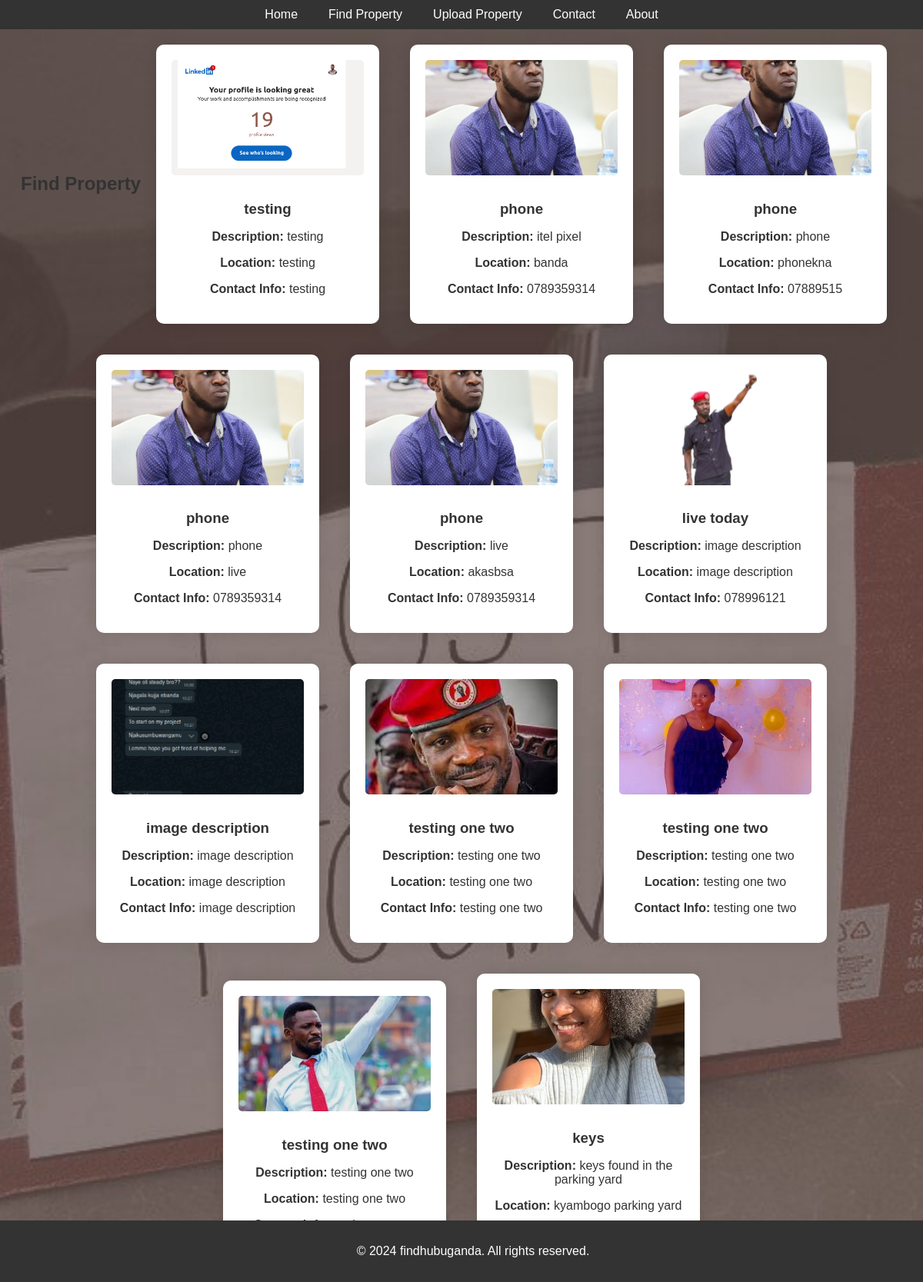
/property.php, run on the app's committed database.
### tables this page shows
CREATE TABLE `properties` (
  `id` int(255) NOT NULL,
  `property_name` varchar(255) NOT NULL,
  `property_description` varchar(255) NOT NULL,
  `found_location` varchar(255) NOT NULL,
  `contact_info` varchar(255) NOT NULL,
  `image_path` varchar(255) DEFAULT NULL
);

### property.php (the view, shortened to what this page needs)
<!DOCTYPE html>
<html lang="en">
<head>
</head>
<body>
    <header>
        <div>
            <a href="index.php">Home</a>
            <a href="property.php">Find Property</a>
            <a href="upload.php">Upload Property</a>
            <a href="contact.php">Contact</a>
            <a href="about.php">About</a>
        </div>
    </header>
    <div class="property-container">
        <h2>Find Property</h2>
        <?php
        include_once('auth/connection.php');
        $sql = "SELECT * FROM properties";
        $result = mysqli_query($conn, $sql);
        if ($result) {
            if (mysqli_num_rows($result) > 0) {
                while ($row = mysqli_fetch_assoc($result)) {
                    $imagePath = 'uploads/' . basename($row['image_path']);
                    $title = $row['property_name'];
                    $description = $row['property_description'];
                    $location = $row['found_location'];
                    $contact = $row['contact_info'];
                    echo '<div class="property-card" onclick="openModal(\'' . $imagePath . '\', \'' . $title . '\', \'' . $description . '\', \'' . $location . '\', \'' . $contact . '\')">';
                    echo '<img src="' . $imagePath . '" alt="Property Image">';
                    echo '<h3>' . $title . '</h3>';
                    echo '<p><strong>Description:</strong> ' . $description . '</p>';
                    echo '<p><strong>Location:</strong> ' . $location . '</p>';
                    echo '<p><strong>Contact Info:</strong> ' . $contact . '</p>';
                    echo '</div>';
                }
            } else {
                echo '<p>No properties found.</p>';
            }
        } else {
            echo '<p style="color: red;">Error: ' . mysqli_error($conn) . '</p>';
        }
        ?>
    </div>
    <footer>
        <p>&copy; 2024 findhubuganda. All rights reserved.</p>
    </footer>
</body>
</html>

### property.php (style rules this page uses)
body { font-family: 'Arial', sans-serif; margin: 0; padding: 0; overflow-y: auto; background: url('lost_bg.jpg') center/cover no-repeat; color: #333; }
header { background-color: #333; padding: 10px; text-align: center; z-index: 2; position: relative; }
header div { display: flex; justify-content: center; align-items: center; }
header a { color: #fff; margin: 0 20px; text-decoration: none; }
.property-container { display: flex; justify-content: center; align-items: center; flex-wrap: wrap; }
.property-card { background-color: #fff; border-radius: 10px; box-shadow: 0 0 20px rgba(0, 0, 0, 0.1); margin: 20px; padding: 20px; width: 250px; text-align: center; overflow: hidden; }
.property-card h3 { margin-bottom: 10px; }
.property-card img { width: 100%; border-radius: 5px; margin-bottom: 10px; height: 150px; object-fit: cover; cursor: pointer; }
footer { background-color: #333; color: #fff; text-align: center; padding: 15px; position: fixed; bottom: 0; width: 100%; z-index: 2; }

### data on the page
properties: image_path (picture), property_name "testing", property_description "testing", found_location "testing", contact_info "testing"
properties: image_path (picture), property_name "phone", property_description "itel pixel", found_location "banda", contact_info "0789359314"
properties: image_path (picture), property_name "phone", property_description "phone", found_location "phonekna", contact_info "07889515"
properties: image_path (picture), property_name "phone", property_description "phone", found_location "live", contact_info "0789359314"
properties: image_path (picture), property_name "phone", property_description "live", found_location "akasbsa", contact_info "0789359314"
properties: image_path (picture), property_name "live today", property_description "image description", found_location "image description", contact_info "078996121"
properties: image_path (picture), property_name "image description", property_description "image description", found_location "image description", contact_info "image description"
properties: image_path (picture), property_name "testing one two", property_description "testing one two", found_location "testing one two", contact_info "testing one two"
properties: image_path (picture), property_name "testing one two", property_description "testing one two", found_location "testing one two", contact_info "testing one two"
properties: image_path (picture), property_name "testing one two", property_description "testing one two", found_location "testing one two"
properties: image_path (picture), property_name "keys", property_description "keys found in the parking yard", found_location "kyambogo parking yard"
